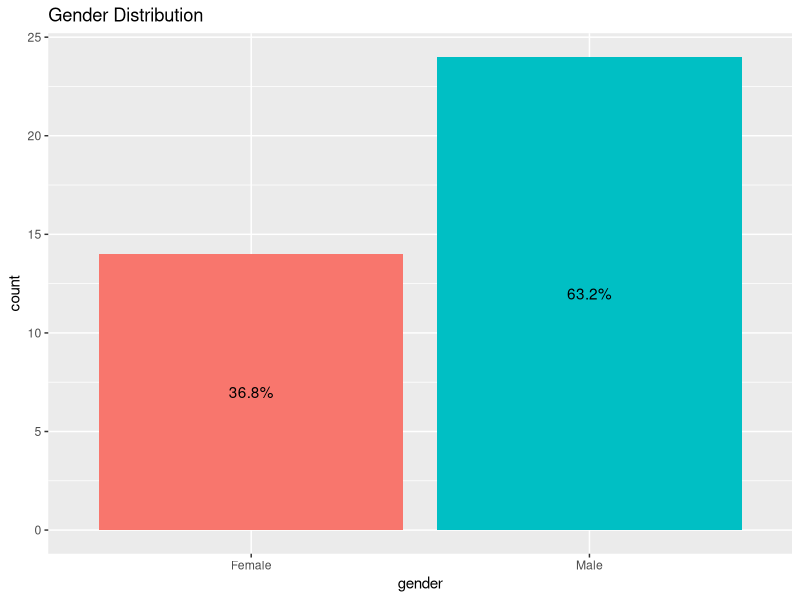
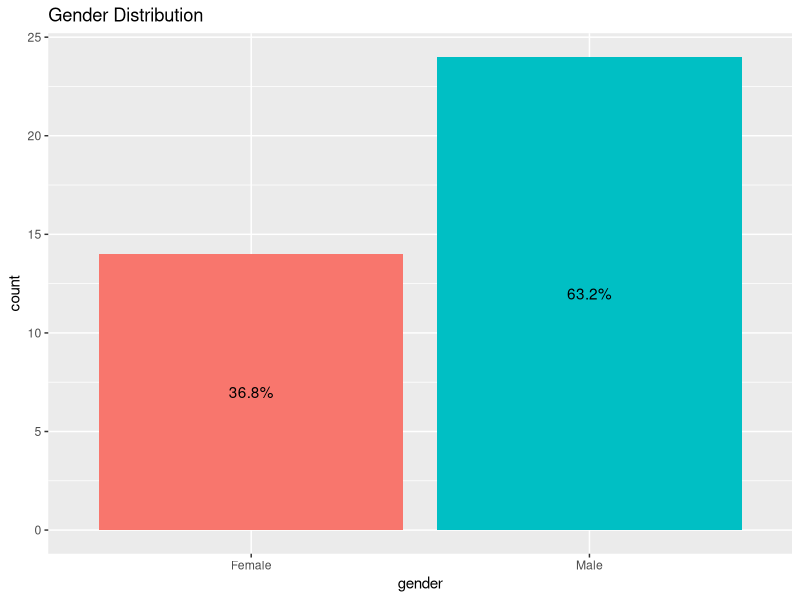

The R source for these figures, in order:
## ---- chunk 1
# Load the data from the CSV file
students <- read.csv("data/test_data/students.csv")
# Display the first few rows of the dataset
head(students)
# Display the full structure of the dataset
# View(students)
## ---- chunk 2
# Count the number of students in the dataset
num_students <- nrow(students)

# Print the number of students in a nice sentence 
cat("The number of students in the dataset is:", num_students, "\n")
## ---- chunk 3
# Count males and females
num_male = nrow(students[students$Gender == "M", ])
num_female = nrow(students[students$Gender == "F", ])
  
# Save the counts in a data frame for plotting
gender_df <- data.frame(
  gender = c("Male", "Female"),
  count = c(num_male, num_female)
)

# Add percentage and label for chart
gender_df$percent <- round(gender_df$count / sum(gender_df$count) * 100, 1)
gender_df$label <- paste0( gender_df$percent, "%")

# Load ggplot2 for plotting
library(ggplot2)

ggplot(gender_df, aes(x = gender, y = count, fill = gender)) +
  geom_bar( stat = "identity") +
  theme(legend.position = "none") +
  geom_text(aes(label = label), position = position_stack(vjust = 0.5)) +
  labs(title = "Gender Distribution")

## ---- chunk 4
# save the gender distribution plot in the results folder
fname <- "gender_distribution_plot.png"
fpath <- "results/test_results"
ggsave(filename = fname, path = fpath, units = "cm", width = 10, heigh = 5, scale = 1.5 )

